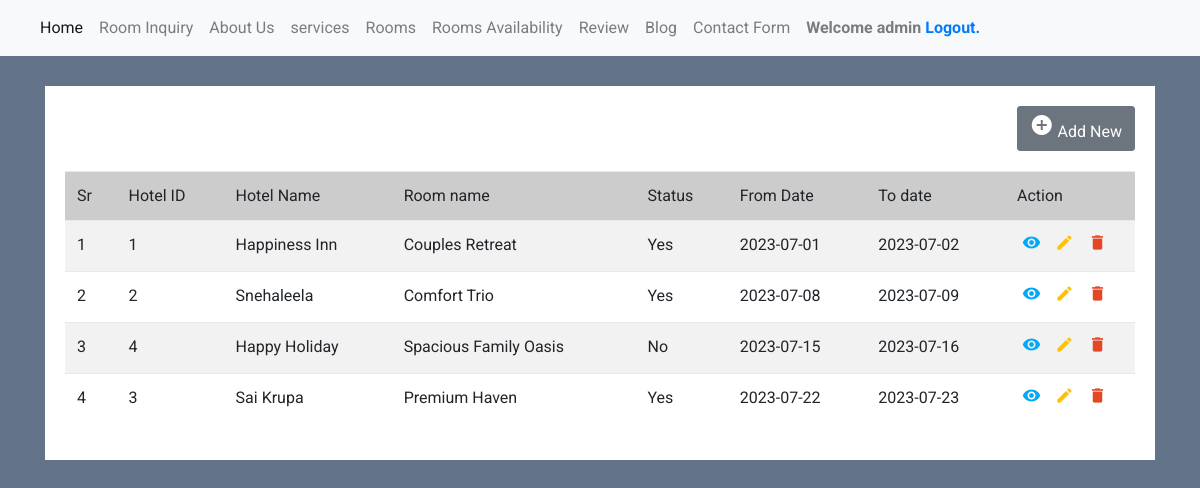
The page /admin/room_availibility.php (signed in) on the database as committed earlier.
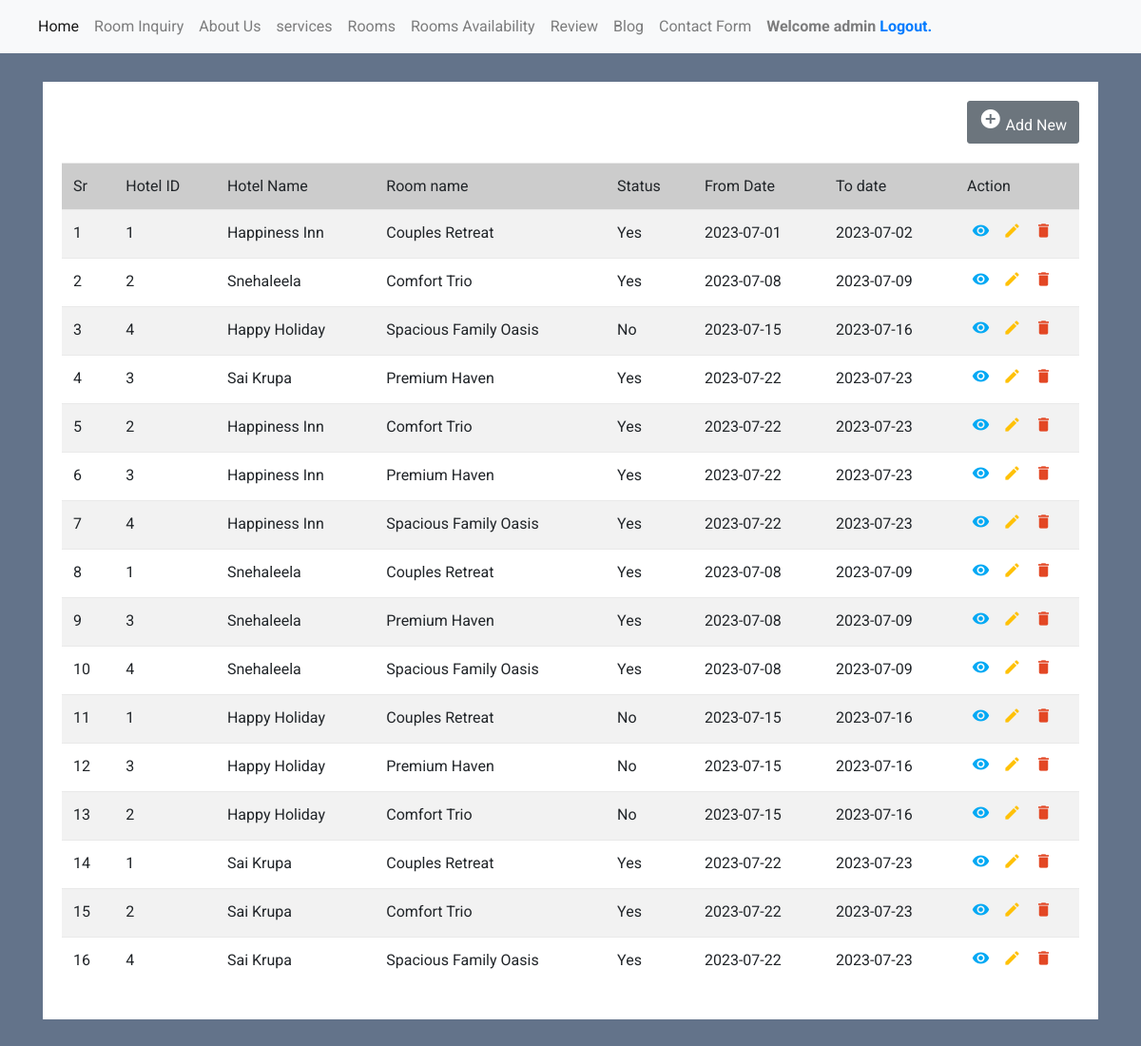
The same page on the database as committed later.
### tables this page shows
CREATE TABLE `room_availability` (
  `id` int(11) NOT NULL,
  `room_id` varchar(11) NOT NULL,
  `hotel_id` int(11) NOT NULL,
  `hotel_name` varchar(50) NOT NULL,
  `hotel_room_name` varchar(50) NOT NULL,
  `Status` varchar(50) NOT NULL,
  `dtfrom` date NOT NULL,
  `dtto` date NOT NULL
);

### admin/room_availibility.php (the view, shortened to what this page needs)
<?php
include('dbconnection.php');
if(!isset($_SESSION['valid'])) {
    header('Location: index.php');
}
else
{
?>
<!DOCTYPE html>
<html lang="en">
<head>
<link rel="stylesheet" href="https://stackpath.bootstrapcdn.com/bootstrap/4.5.0/css/bootstrap.min.css">
<link rel="stylesheet" href="https://maxcdn.bootstrapcdn.com/font-awesome/4.7.0/css/font-awesome.min.css">
</head>
<body>
<nav class="navbar navbar-expand-lg navbar-light bg-light">
<div class="collapse navbar-collapse" id="navbarSupportedContent">
<ul class="navbar-nav mr-auto">
<li class="nav-item active">
<a class="nav-link" href="main.php">Home <span class="sr-only">(current)</span></a>
</li>
<li class="nav-item">
<a class="nav-link" href="room_inquiry.php">Room Inquiry</a>
</li>
<li class="nav-item">
<a class="nav-link" href="about_us.php">About Us</a>
</li>
<li class="nav-item">
<a class="nav-link" href="services.php">services</a>
</li>
<li class="nav-item">
<a class="nav-link" href="main.php">Rooms</a>
</li>
<li class="nav-item">
<a class="nav-link" href="room_availibility.php">Rooms Availability</a>
</li>
<li class="nav-item">
<a class="nav-link" href="review.php">Review</a>
</li>
<li class="nav-item">
<a class="nav-link" href="blog.php">Blog</a>
</li>
<li class="nav-item">
<a class="nav-link" href="contact.php">Contact Form</a>
</li>
<li class="nav-item">
<div class="nav-link"><b>Welcome <?php echo $_SESSION["username"]; ?> <a href="logout.php" tite="Logout">Logout.</a></b></div>
</li>
</ul>
</div>
</nav>
<div class="container-xl">
<div class="table-responsive">
<div class="table-wrapper">
<div class="table-title">
<div class="row">
<div class="col-sm-5">
<h2><b>Assignment</b></h2>
</div>
<div class="col-sm-7" align="right">
<a href="insert.php" class="btn btn-secondary"><i class="material-icons">&#xE147;</i> <span>Add New</span></a>
</div>
</div>
</div>
<table class="table table-striped table-hover">
<thead>
<tr bgcolor='#CCCCCC'>
<td>Sr</td>
<td>Hotel ID</td>
<td>Hotel Name</td>
<td>Room name</td>
<td>Status</td>
<td>From Date</td>
<td>To date</td>
<td>Action</td>
</tr>
</thead>
<tbody>
<?php
$ret=mysqli_query($con,"SELECT * FROM room_availability");
$cnt=1;
$row=mysqli_num_rows($ret);
if($row>0){
while ($row=mysqli_fetch_array($ret)) {
?>
<tr>
<td><?php echo $cnt;?></td>
<td><?php  echo $row['room_id'];?></td>
<td><?php  echo $row['hotel_name'];?></td>
<td> <?php  echo $row['hotel_room_name'];?></td>
<td> <?php  echo $row['Status'];?></td>
<td> <?php echo $row['dtfrom'];?></td>
<td> <?php  echo $row['dtto'];?></td>
<td>
<?php
if($_SESSION["admin_status"] == "Y")
{
    ?>
<a href="read.php?viewid=<?php echo htmlentities ($row['id']);?>" class="view" title="View" data-toggle="tooltip"><i class="material-icons">&#xE417;</i></a>
    <a href="room_avl_edit.php?editid=<?php echo htmlentities ($row['id']);?>" class="edit" title="Edit" data-toggle="tooltip"><i class="material-icons">&#xE254;</i></a>
    <a href="main.php?delid=<?php echo ($row['id']);?>" class="delete" title="Delete" data-toggle="tooltip" onclick="return confirm('Do you really want to Delete ?');"><i class="material-icons">&#xE872;</i></a>
    <?php
}
?>
</td>
</tr>
<?php
$cnt=$cnt+1;
} } else {?>
<tr>
    <th style="text-align:center; color:red;" colspan="6">No Record Found</th>
</tr>
<?php } ?>
</tbody>
</table>
</div>
</div>
</div>
</body>
</html>
<?php
}
?>

Rows that differ between the two databases and show on the page:
added room_availability: room "2", hotel_name "Happiness Inn", hotel_room_name "Comfort Trio", Status "Yes", dtfrom "2023-07-22", dtto "2023-07-23"
added room_availability: room "3", hotel_name "Happiness Inn", hotel_room_name "Premium Haven", Status "Yes", dtfrom "2023-07-22", dtto "2023-07-23"
added room_availability: room "4", hotel_name "Happiness Inn", hotel_room_name "Spacious Family Oasis", Status "Yes", dtfrom "2023-07-22", dtto "2023-07-23"
added room_availability: room "1", hotel_name "Snehaleela", hotel_room_name "Couples Retreat", Status "Yes", dtfrom "2023-07-08", dtto "2023-07-09"
added room_availability: room "3", hotel_name "Snehaleela", hotel_room_name "Premium Haven", Status "Yes", dtfrom "2023-07-08", dtto "2023-07-09"
added room_availability: room "4", hotel_name "Snehaleela", hotel_room_name "Spacious Family Oasis", Status "Yes", dtfrom "2023-07-08", dtto "2023-07-09"
added room_availability: room "1", hotel_name "Happy Holiday", hotel_room_name "Couples Retreat", Status "No", dtfrom "2023-07-15", dtto "2023-07-16"
added room_availability: room "3", hotel_name "Happy Holiday", hotel_room_name "Premium Haven", Status "No", dtfrom "2023-07-15", dtto "2023-07-16"
added room_availability: room "2", hotel_name "Happy Holiday", hotel_room_name "Comfort Trio", Status "No", dtfrom "2023-07-15", dtto "2023-07-16"
added room_availability: room "1", hotel_name "Sai Krupa", hotel_room_name "Couples Retreat", Status "Yes", dtfrom "2023-07-22", dtto "2023-07-23"
added room_availability: room "2", hotel_name "Sai Krupa", hotel_room_name "Comfort Trio", Status "Yes", dtfrom "2023-07-22", dtto "2023-07-23"
added room_availability: room "4", hotel_name "Sai Krupa", hotel_room_name "Spacious Family Oasis", Status "Yes", dtfrom "2023-07-22", dtto "2023-07-23"
